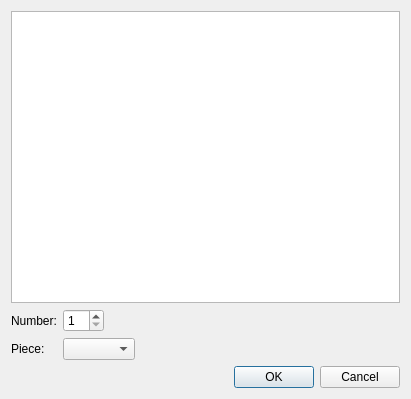
<?xml version="1.0" encoding="UTF-8"?>
<ui version="4.0">
 <class>DialogInsertNode</class>
 <widget class="QDialog" name="DialogInsertNode">
  <property name="geometry">
   <rect>
    <x>0</x>
    <y>0</y>
    <width>411</width>
    <height>399</height>
   </rect>
  </property>
  <property name="windowTitle">
   <string>Insert nodes</string>
  </property>
  <property name="windowIcon">
   <iconset resource="../../../../vmisc/share/resources/icon.qrc">
    <normaloff>:/icon/64x64/icon64x64.png</normaloff>:/icon/64x64/icon64x64.png</iconset>
  </property>
  <layout class="QVBoxLayout" name="verticalLayout">
   <item>
    <widget class="QListWidget" name="listWidget"/>
   </item>
   <item>
    <layout class="QFormLayout" name="formLayout">
     <property name="fieldGrowthPolicy">
      <enum>QFormLayout::ExpandingFieldsGrow</enum>
     </property>
     <item row="1" column="0">
      <widget class="QLabel" name="labelPiece">
       <property name="text">
        <string>Piece:</string>
       </property>
      </widget>
     </item>
     <item row="1" column="1">
      <widget class="QComboBox" name="comboBoxPiece"/>
     </item>
     <item row="0" column="0">
      <widget class="QLabel" name="labelNumber">
       <property name="text">
        <string>Number:</string>
       </property>
      </widget>
     </item>
     <item row="0" column="1">
      <widget class="QSpinBox" name="spinBoxNodeNumber">
       <property name="minimum">
        <number>1</number>
       </property>
       <property name="maximum">
        <number>50</number>
       </property>
      </widget>
     </item>
    </layout>
   </item>
   <item>
    <widget class="QDialogButtonBox" name="buttonBox">
     <property name="orientation">
      <enum>Qt::Horizontal</enum>
     </property>
     <property name="standardButtons">
      <set>QDialogButtonBox::Cancel|QDialogButtonBox::Ok</set>
     </property>
    </widget>
   </item>
  </layout>
 </widget>
 <resources>
  <include location="../../../../vmisc/share/resources/icon.qrc"/>
 </resources>
 <connections>
  <connection>
   <sender>buttonBox</sender>
   <signal>accepted()</signal>
   <receiver>DialogInsertNode</receiver>
   <slot>accept()</slot>
   <hints>
    <hint type="sourcelabel">
     <x>248</x>
     <y>254</y>
    </hint>
    <hint type="destinationlabel">
     <x>157</x>
     <y>274</y>
    </hint>
   </hints>
  </connection>
  <connection>
   <sender>buttonBox</sender>
   <signal>rejected()</signal>
   <receiver>DialogInsertNode</receiver>
   <slot>reject()</slot>
   <hints>
    <hint type="sourcelabel">
     <x>316</x>
     <y>260</y>
    </hint>
    <hint type="destinationlabel">
     <x>286</x>
     <y>274</y>
    </hint>
   </hints>
  </connection>
 </connections>
</ui>
